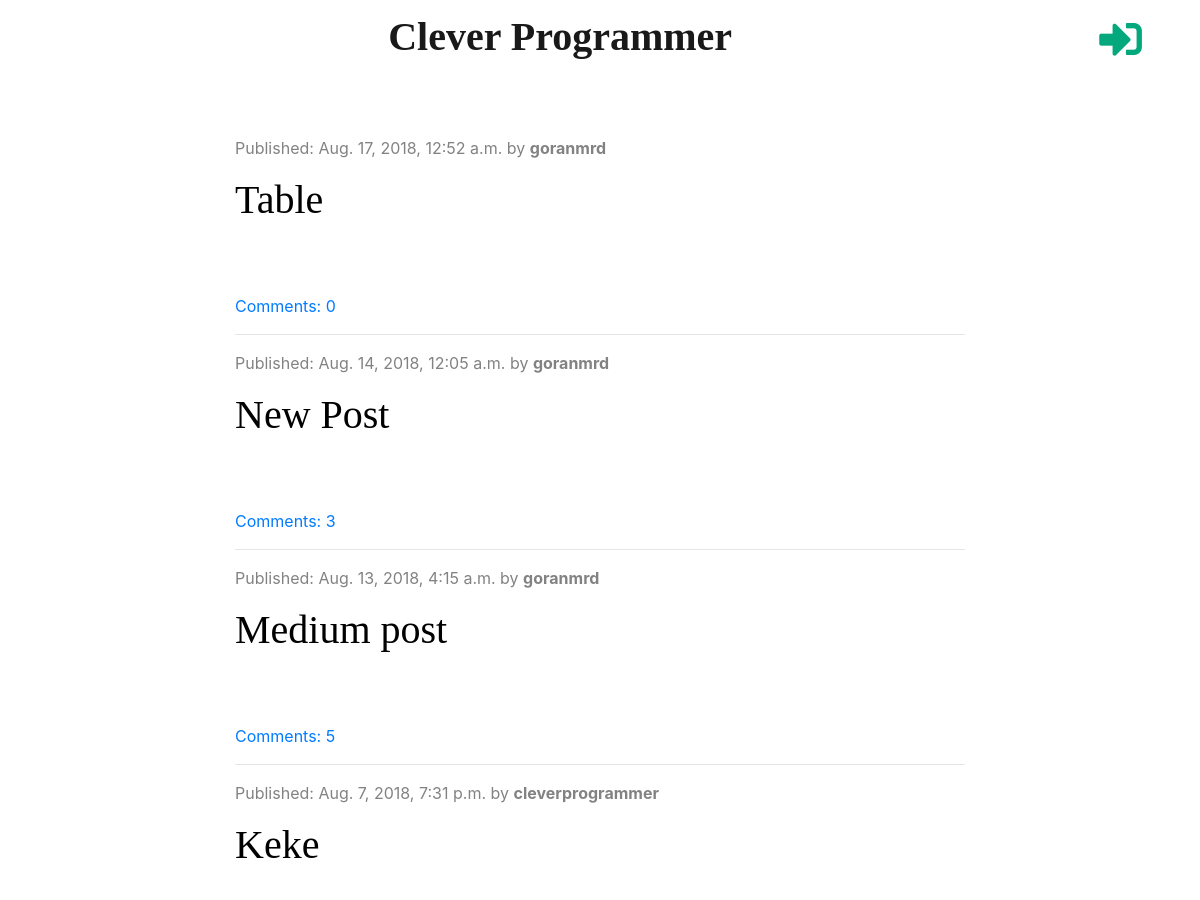
Before: / (upper part) with the older database file.
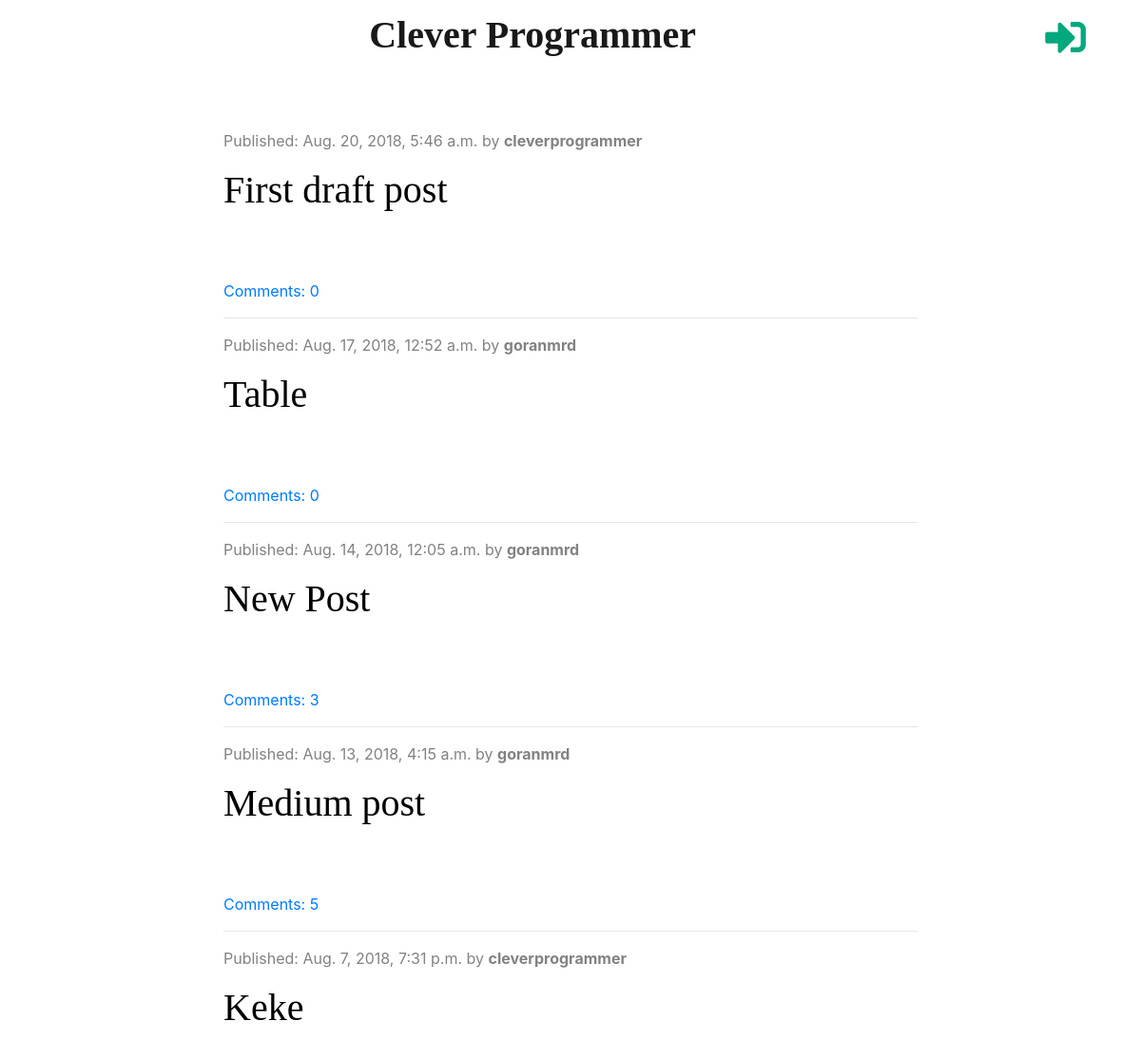
After: the same page with the newer database file.
### blog/models.py (models this page shows, shortened)
class Post(models.Model):
    author = models.ForeignKey('auth.User', on_delete=models.CASCADE)
    title = models.CharField(max_length=200)
    text = models.TextField()
    created_date = models.DateTimeField(default=timezone.now)
    published_date = models.DateTimeField(blank=True, null=True)
    def approved_comments(self):
        return self.comments.filter(approved=True)

### blog/views.py (the view)
# urls.py: path('', views.post_list, name='post_list'),
def post_list(request):
    posts = Post.objects.filter(published_date__lte=timezone.now()).order_by('-published_date')
    stuff_for_frontend = {'posts': posts}
    return render(request, 'blog/post_list.html', stuff_for_frontend)

### blog/templatetags/markdownify.py (called while the page is built)
@register.filter
def markdown(value):
    renderer = HighlightRenderer()
    markdown = mistune.Markdown(renderer=renderer)
    return markdown(value)

### blog/templates/blog/post_list.html (shortened to what this page needs)
{% extends 'blog/base.html' %}
{% load markdownify %}
{% block content %}
    {% for post in posts %}
        <div class="post">
            <div class="date">
                <p>Published: {{ post.published_date }} by <strong>{{post.author}}</strong></p>
            </div>
            <h1><a href="{% url 'post_detail' pk=post.pk %}">{{ post.title }}</a></h1>
        </div>
		<a href="{% url 'post_detail' pk=post.pk %}">Comments: {{ post.approved_comments.count }}</a>
		<hr>
    {% endfor %}
{% endblock %}

Changed rows visible on the page:
now on this page (row edited): Post: published_date "Aug. 20, 2018, 5:46 a.m.", author "cleverprogrammer", title "First draft post", approved_comments.count "0"
